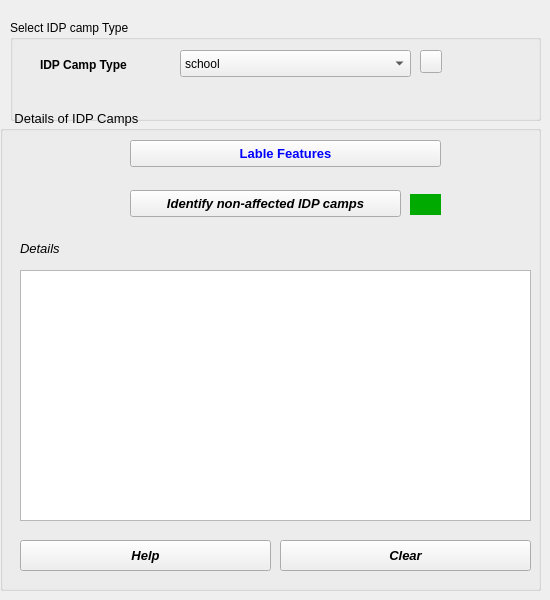
     <widget class="QWidget" name="tab_6">
      <attribute name="title">
       <string>Identify IDP Camps</string>
      </attribute>
      <widget class="QGroupBox" name="groupBox_3">
       <property name="geometry">
        <rect>
         <x>0</x>
         <y>110</y>
         <width>541</width>
         <height>481</height>
        </rect>
       </property>
       <property name="font">
        <font>
         <pointsize>10</pointsize>
        </font>
       </property>
       <property name="title">
        <string>    Details of IDP Camps</string>
       </property>
       <widget class="QLabel" name="label_16">
        <property name="geometry">
         <rect>
          <x>410</x>
          <y>84</y>
          <width>31</width>
          <height>21</height>
         </rect>
        </property>
        <property name="font">
         <font>
          <pointsize>10</pointsize>
         </font>
        </property>
        <property name="styleSheet">
         <string notr="true">color: rgb(0, 170, 0);
background-color: rgb(0, 170, 0);</string>
        </property>
        <property name="text">
         <string/>
        </property>
       </widget>
       <widget class="QLabel" name="label_18">
        <property name="geometry">
         <rect>
          <x>20</x>
          <y>130</y>
          <width>66</width>
          <height>17</height>
         </rect>
        </property>
        <property name="font">
         <font>
          <pointsize>10</pointsize>
          <italic>true</italic>
         </font>
        </property>
        <property name="text">
         <string>Details</string>
        </property>
       </widget>
       <widget class="QTextBrowser" name="txtDetails">
        <property name="geometry">
         <rect>
          <x>20</x>
          <y>160</y>
          <width>511</width>
          <height>251</height>
         </rect>
        </property>
        <property name="font">
         <font>
          <pointsize>10</pointsize>
         </font>
        </property>
       </widget>
       <widget class="QToolButton" name="btnClearIDPa">
        <property name="geometry">
         <rect>
          <x>10</x>
          <y>630</y>
          <width>271</width>
          <height>41</height>
         </rect>
        </property>
        <property name="font">
         <font>
          <pointsize>10</pointsize>
          <weight>75</weight>
          <italic>true</italic>
          <bold>true</bold>
         </font>
        </property>
        <property name="text">
         <string>Clear</string>
        </property>
       </widget>
       <widget class="QToolButton" name="btnHelpIDPa">
        <property name="geometry">
         <rect>
          <x>290</x>
          <y>630</y>
          <width>271</width>
          <height>41</height>
         </rect>
        </property>
        <property name="font">
         <font>
          <pointsize>10</pointsize>
          <weight>75</weight>
          <italic>true</italic>
          <bold>true</bold>
         </font>
        </property>
        <property name="text">
         <string>Help</string>
        </property>
       </widget>
       <widget class="QPushButton" name="btnNonaffectIDP">
        <property name="geometry">
         <rect>
          <x>130</x>
          <y>80</y>
          <width>271</width>
          <height>27</height>
         </rect>
        </property>
        <property name="font">
         <font>
          <weight>75</weight>
          <italic>true</italic>
          <bold>true</bold>
         </font>
        </property>
        <property name="text">
         <string>Identify non-affected IDP camps</string>
        </property>
       </widget>
       <widget class="QPushButton" name="btnLblFeature">
        <property name="geometry">
         <rect>
          <x>130</x>
          <y>30</y>
          <width>311</width>
          <height>27</height>
         </rect>
        </property>
        <property name="font">
         <font>
          <weight>75</weight>
          <bold>true</bold>
         </font>
        </property>
        <property name="styleSheet">
         <string notr="true">color: rgb(0, 0, 255);</string>
        </property>
        <property name="text">
         <string>Lable Features</string>
        </property>
       </widget>
       <widget class="QPushButton" name="btnclearselectnonaffIDP">
        <property name="geometry">
         <rect>
          <x>280</x>
          <y>430</y>
          <width>251</width>
          <height>31</height>
         </rect>
        </property>
        <property name="font">
         <font>
          <weight>75</weight>
          <italic>true</italic>
          <bold>true</bold>
         </font>
        </property>
        <property name="text">
         <string>Clear</string>
        </property>
       </widget>
       <widget class="QPushButton" name="btnHelpIDPa_4">
        <property name="geometry">
         <rect>
          <x>20</x>
          <y>430</y>
          <width>251</width>
          <height>31</height>
         </rect>
        </property>
        <property name="font">
         <font>
          <weight>75</weight>
          <italic>true</italic>
          <bold>true</bold>
         </font>
        </property>
        <property name="text">
         <string>Help</string>
        </property>
       </widget>
      </widget>
      <widget class="QGroupBox" name="groupBox_11">
       <property name="geometry">
        <rect>
         <x>10</x>
         <y>20</y>
         <width>531</width>
         <height>101</height>
        </rect>
       </property>
       <property name="title">
        <string>Select IDP camp Type</string>
       </property>
       <widget class="QLabel" name="label_92">
        <property name="geometry">
         <rect>
          <x>30</x>
          <y>30</y>
          <width>131</width>
          <height>30</height>
         </rect>
        </property>
        <property name="font">
         <font>
          <weight>75</weight>
          <bold>true</bold>
         </font>
        </property>
        <property name="text">
         <string>IDP Camp Type</string>
        </property>
       </widget>
       <widget class="QComboBox" name="cmbIDPcams">
        <property name="geometry">
         <rect>
          <x>170</x>
          <y>30</y>
          <width>231</width>
          <height>27</height>
         </rect>
        </property>
        <item>
         <property name="text">
          <string>school</string>
         </property>
        </item>
        <item>
         <property name="text">
          <string>place  of  worship</string>
         </property>
        </item>
        <item>
         <property name="text">
          <string>temple</string>
         </property>
        </item>
        <item>
         <property name="text">
          <string>School + place_of_worship</string>
         </property>
        </item>
        <item>
         <property name="text">
          <string>School + temple</string>
         </property>
        </item>
       </widget>
       <widget class="QPushButton" name="btnIDPType">
        <property name="geometry">
         <rect>
          <x>410</x>
          <y>30</y>
          <width>22</width>
          <height>23</height>
         </rect>
        </property>
        <property name="styleSheet">
         <string notr="true">background-image: url(:/plugins/floogin/yes.png);</string>
        </property>
        <property name="text">
         <string/>
        </property>
       </widget>
      </widget>
     </widget>
